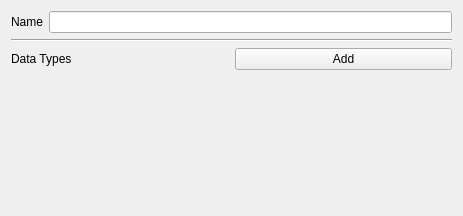
<?xml version="1.0" encoding="UTF-8"?>
<ui version="4.0">
 <class>DataStructurePropertiesFullWidget</class>
 <widget class="QWidget" name="DataStructurePropertiesFullWidget">
  <property name="geometry">
   <rect>
    <x>0</x>
    <y>0</y>
    <width>463</width>
    <height>216</height>
   </rect>
  </property>
  <property name="windowTitle">
   <string>Form</string>
  </property>
  <layout class="QGridLayout" name="gridLayout">
   <item row="0" column="0">
    <layout class="QFormLayout" name="formLayout">
     <property name="fieldGrowthPolicy">
      <enum>QFormLayout::AllNonFixedFieldsGrow</enum>
     </property>
     <property name="labelAlignment">
      <set>Qt::AlignRight|Qt::AlignTrailing|Qt::AlignVCenter</set>
     </property>
     <item row="0" column="0">
      <widget class="QLabel" name="nameLabel">
       <property name="text">
        <string>Name</string>
       </property>
      </widget>
     </item>
     <item row="0" column="1">
      <widget class="KLineEdit" name="dataStructureName"/>
     </item>
    </layout>
   </item>
   <item row="2" column="0">
    <layout class="QGridLayout" name="gridLayout_2">
     <item row="0" column="0">
      <widget class="QLabel" name="label">
       <property name="text">
        <string>Data Types</string>
       </property>
      </widget>
     </item>
     <item row="0" column="1">
      <widget class="QPushButton" name="buttonAddDataType">
       <property name="text">
        <string>Add</string>
       </property>
      </widget>
     </item>
    </layout>
   </item>
   <item row="3" column="0">
    <widget class="QScrollArea" name="scrollArea">
     <property name="frameShape">
      <enum>QFrame::NoFrame</enum>
     </property>
     <property name="widgetResizable">
      <bool>true</bool>
     </property>
     <property name="alignment">
      <set>Qt::AlignLeading|Qt::AlignLeft|Qt::AlignTop</set>
     </property>
     <widget class="QWidget" name="dataTypes">
      <property name="geometry">
       <rect>
        <x>0</x>
        <y>0</y>
        <width>455</width>
        <height>144</height>
       </rect>
      </property>
      <property name="sizePolicy">
       <sizepolicy hsizetype="Preferred" vsizetype="Minimum">
        <horstretch>0</horstretch>
        <verstretch>0</verstretch>
       </sizepolicy>
      </property>
      <layout class="QVBoxLayout" name="verticalLayout_2">
       <property name="topMargin">
        <number>0</number>
       </property>
      </layout>
     </widget>
    </widget>
   </item>
   <item row="1" column="0">
    <widget class="Line" name="line">
     <property name="orientation">
      <enum>Qt::Horizontal</enum>
     </property>
    </widget>
   </item>
  </layout>
 </widget>
 <customwidgets>
  <customwidget>
   <class>KLineEdit</class>
   <extends>QLineEdit</extends>
   <header>klineedit.h</header>
  </customwidget>
 </customwidgets>
 <resources/>
 <connections/>
</ui>
